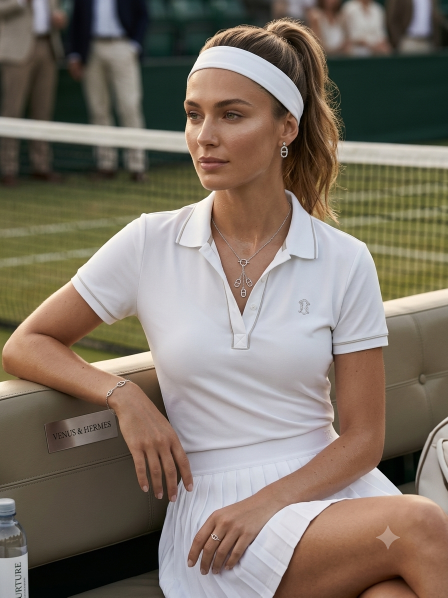
#> input picture uploads/7aba1b5d12b248489af3c98fe7f8eb30.png, 896 x 1195 px (shown at 1/2 size)
$ python -i preprocessor.py   (imports and definitions only)
#> lines starting #> are read from the running program, lines starting #| are printed output that depends on the picture
"""
src/preprocessor.py
━━━━━━━━━━━━━━━━━━━━━━━━━━━━━━━━━━━━━━━━━━━━━━━━━━━━━━
Handles image loading, validation, resizing, and preprocessing
for each supported model architecture.

Pipeline:
  raw bytes → PIL Image → resize → numpy array → model preprocess
"""

from __future__ import annotations
import io
import os
import uuid
import numpy as np
from PIL import Image, ImageOps
from src.config import IMAGE_SIZE, ALLOWED_EXTENSIONS, MAX_FILE_SIZE_MB


class ImagePreprocessor:

    # ── Validate ──────────────────────────────────────────────────────────────
    # [83 lines left out: functions validate, save, load_image, preprocess, get_metadata, not called in this run]

    # ── OpenCV Analysis (optional enrichment) ─────────────────────────────────
    @staticmethod
    def cv_analysis(path: str) -> dict:
        """
        Basic OpenCV image analysis:
        brightness, contrast, detected edges, dominant color.
        Returns empty dict if OpenCV unavailable.
        """
        try:
            import cv2

            img_bgr = cv2.imread(path)
#> img_bgr is the input picture: shape (1195, 896, 3); mean B, G, R 103.3, 115.3, 126.2
            if img_bgr is None:
                return {}

            gray = cv2.cvtColor(img_bgr, cv2.COLOR_BGR2GRAY)
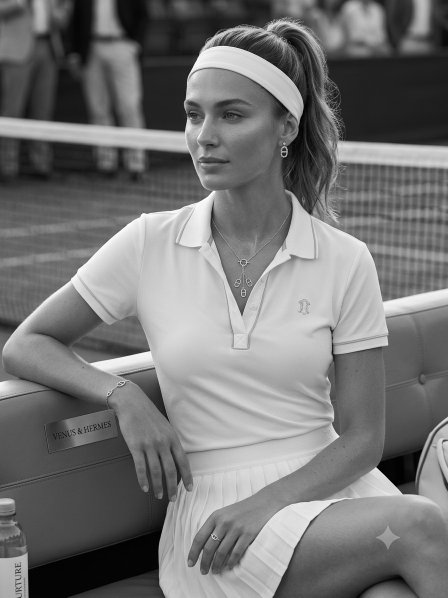
#> gray: shape (1195, 896) (shown at 1/2 size); min 0, max 254, mean 117.2

            # Brightness (mean pixel value 0-255)
            brightness = round(float(np.mean(gray)), 1)
#> brightness = 117.2

            # Contrast (std deviation)
            contrast = round(float(np.std(gray)), 1)
#> contrast = 60.5

            # Edge density (Canny)
            edges     = cv2.Canny(gray, 100, 200)
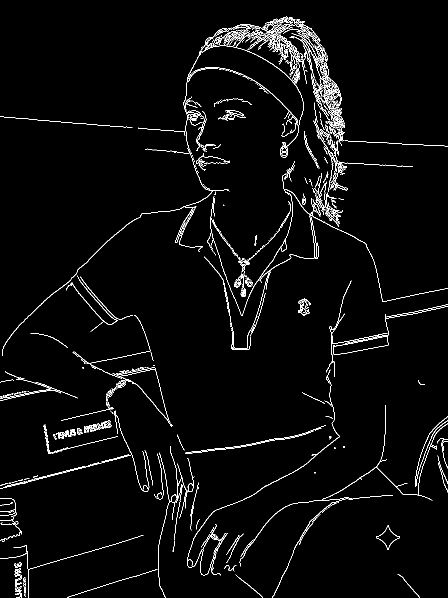
#> edges: shape (1195, 896) (shown at 1/2 size); 2.8% white in thin lines or dots
            edge_pct  = round(float(np.count_nonzero(edges)) / edges.size * 100, 1)
#> edge_pct = 2.8

            # Dominant color (k-means k=1 on resized img)
            small = cv2.resize(img_bgr, (50, 50))
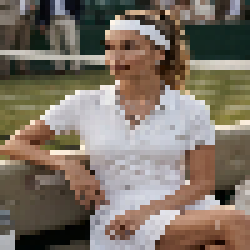
#> small: shape (50, 50, 3) (shown 5 times larger); mean B, G, R 103.2, 115.2, 126.1
            pixels = small.reshape(-1, 3).astype(np.float32)
#> pixels = 2500 rows, first 8: [106, 116, 126], [85, 97, 107], [94, 100, 107], [84, 88, 97], [198, 186, 183], [115, 115, 121], [75, 83, 87], [92, 92, 78]
            _, _, centers = cv2.kmeans(
                pixels, 1, None,
                (cv2.TERM_CRITERIA_EPS + cv2.TERM_CRITERIA_MAX_ITER, 10, 1.0),
                3, cv2.KMEANS_RANDOM_CENTERS
            )
#> centers = [[103.2, 115.2, 126.1]]
            b, g, r = centers[0]
#> b = 103.2; g = 115.2; r = 126.1
            dominant_hex = f"#{int(r):02x}{int(g):02x}{int(b):02x}"
#> dominant_hex = '#7e7367'

            return {
                "brightness":    brightness,
                "contrast":      contrast,
                "edge_density":  edge_pct,
                "dominant_color": dominant_hex,
            }
        except Exception:
            return {}

>>> result = ImagePreprocessor().cv_analysis('../uploads/7aba1b5d12b248489af3c98fe7f8eb30.png')
#> result = {'brightness': 117.2, 'contrast': 60.5, 'edge_density': 2.8, 'dominant_color': '#7e7367'}
